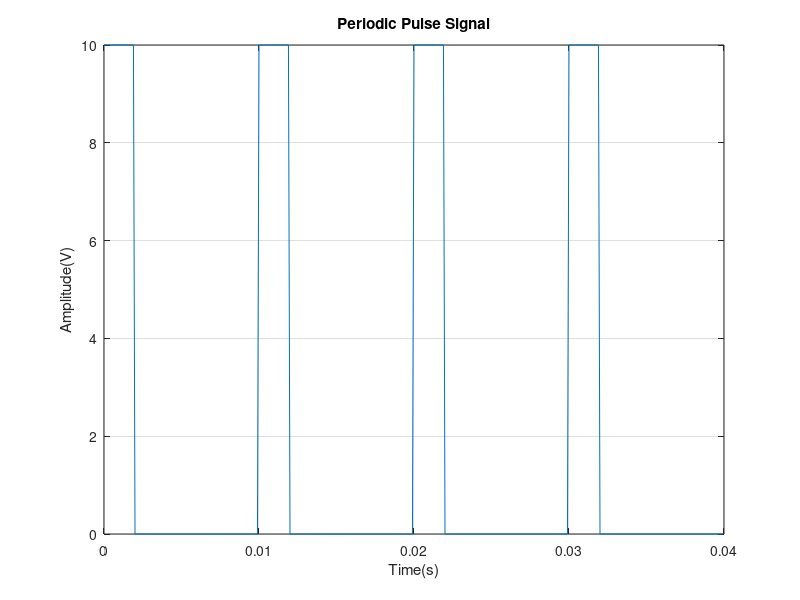
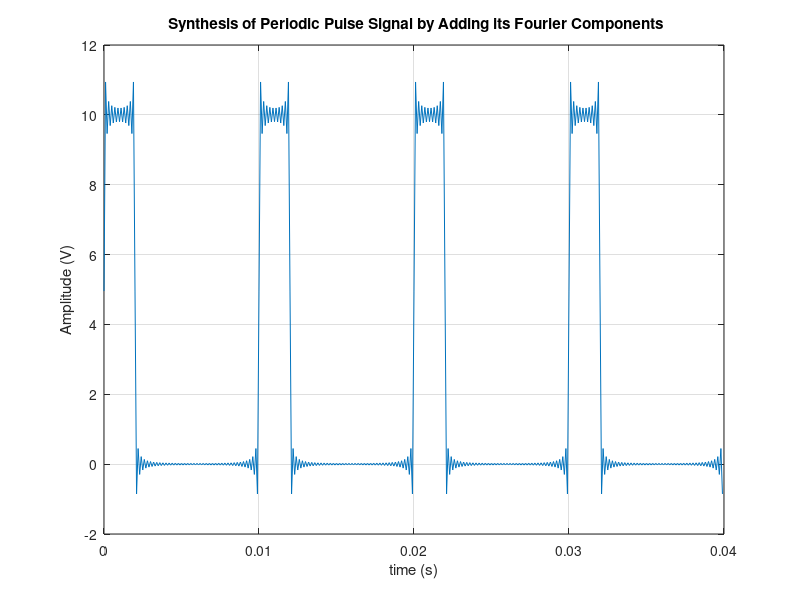
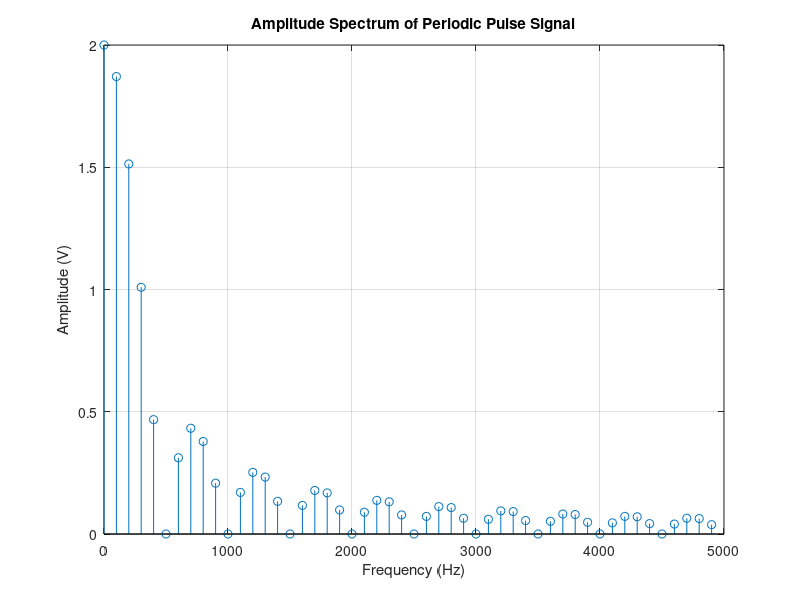
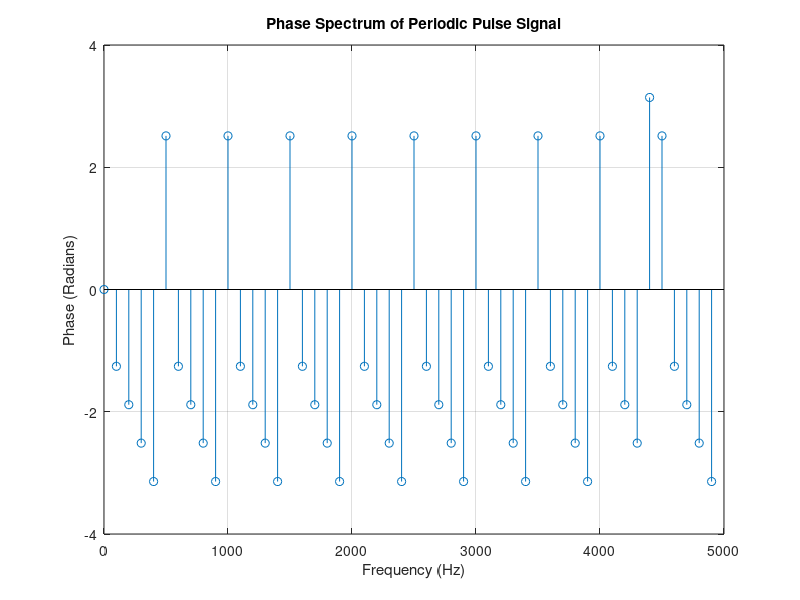

The MATLAB script that drew these images, in order:

% Qu3
Fs=100000;
Ts = 1 / Fs;
t = [0:1:250]*Ts;
f0=1000;
sig = 0.5;
for n=1:2:50
sig = sig+(2/(n*pi))*sin(2*pi*f0*n*t);
plot(t,sig)
pause(0.5)
end
xlabel('Time (seconds)')
ylabel('Signal Amplitude (V)')
 title (' Generating a Squarewave from its Fourier Components')
grid on 

% Qu5
Fs=10000;
t=[0:1:500]/Fs;
f0=100;
sig = pi/2;
for n=1:1:50
 sig=sig+(1/n)*(-1)^(n+1)*sin(2*pi*f0*n*t);
plot(t,sig)
pause(0.5)
end
xlabel('Time (seconds)')
ylabel('Signal Amplitude (V)')
title (' Generating a Sawtooth Signal its Fourier Components')
grid on


% Qu6
clear all
close all
Fs = 10000;
Ts = 1/Fs;
t=[0:1:399]*Ts;
%
for i=1:1:20
vp(i) = 10;
end
for i=21:1:100
vp(i)=0;
end
pulse = [vp,vp,vp,vp];
%
figure(1)
plot(t,pulse);
xlabel('Time(s)');
ylabel ('Amplitude(V)');
title('Periodic Pulse Signal')
grid on 

% Qu7
E = 10;
T = 10e-3;
tau = 2e-3;
DC = (E*tau)/T;
Fs=10000;
f0=100;
% no of samples per cycle = Fs/f0 = 10000/100 = 100
% 4 cycles => 4 x 100 = 400 samples
t=[0:1:399]/Fs;
sig= DC;
figure(2)
for n=1:1:50
 Cn = DC*exp(-j*pi*f0*n*tau)*sin(n*pi*tau/T)/(n*pi*tau/T);
 An = 2*abs(Cn);
 phin = angle(Cn);
 sig=sig +An*cos((2*pi*f0*n*t) + phin);
plot(t,sig)
pause (0.5)
end
xlabel('time (s)')
ylabel('Amplitude (V)')
title(' Synthesis of Periodic Pulse Signal by Adding its Fourier Components')
grid on

E = 10;
T = 10e-3;
tau = 2e-3;
f0 = 1/T;
spectrum(1) = E*tau/T; % set dc value
frequency(1) = 0;
for n = 2:1:50 % calculate harmonic values
 x = (n-1)*pi*tau/T;
 spectrum(n)= (E*tau/T)*(sin(x)/x)*exp(-j*n*pi*f0*tau);
 frequency(n)= (n-1)*f0;
end
figure(3)
stem (frequency, abs(spectrum))
xlabel('Frequency (Hz)');
ylabel('Amplitude (V)');
title ('Amplitude Spectrum of Periodic Pulse Signal')
grid on
figure(4)
stem (frequency, angle(spectrum))
xlabel('Frequency (Hz)');
ylabel('Phase (Radians)');
title ('Phase Spectrum of Periodic Pulse Signal');
grid on